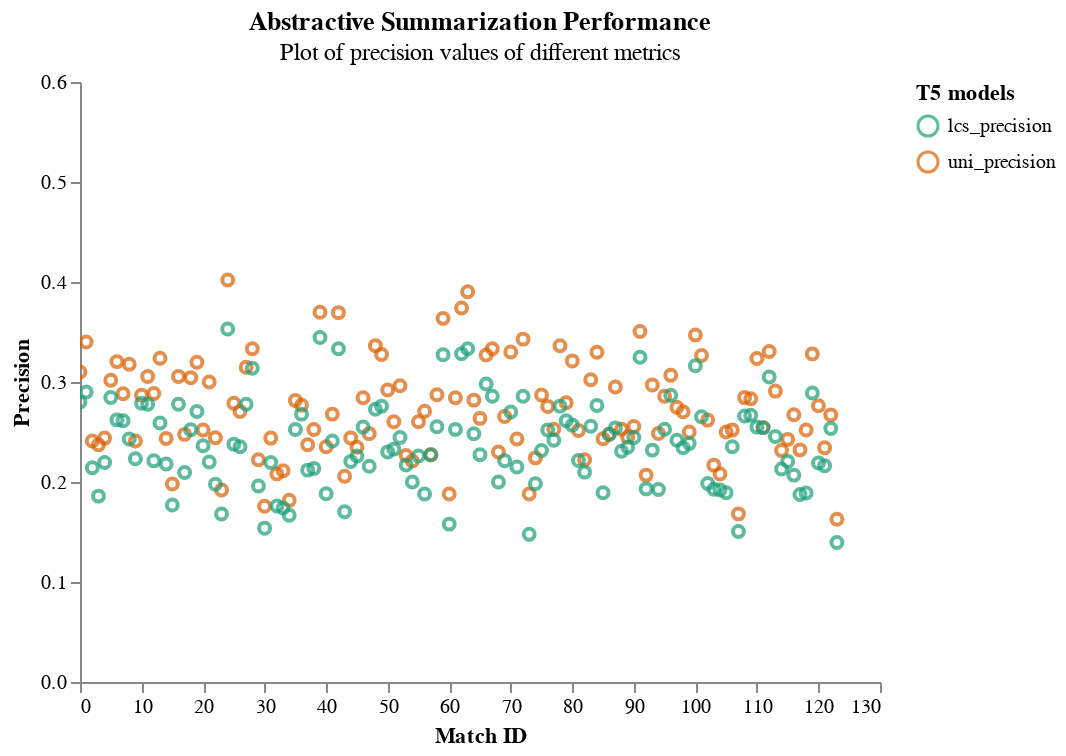

The notebook cell this image was saved under:
### Code cell
click = alt.selection_multi(encodings=['color'])
timeunit='date'

fig4 = (
        alt.Chart(rouge_abstrac_df1)
        .mark_point(width=1)
        .encode(
            x = alt.X("match_id", title="Match ID"),
            y=alt.Y("score_type", title="Precision",scale=alt.Scale(domain=[0, 0.6])),
            color = alt.Color("variable", scale = alt.Scale(scheme = 'dark2'),title = "T5 models"),
            tooltip=[alt.Tooltip('variable')]
        )
    ).properties(width=alt.Step(30),title={
      "text": ["Abstractive Summarization Performance"], 
      "subtitle": ["Plot of precision values of different metrics"]
    },).interactive()





fig4 = alt.layer(
    fig4
).configure_axis(
    grid=False
).configure_view(
    strokeWidth=0
)
#fig4.save("plots/fig4.html")
fig4

### Figure 1 — Vega-Lite specification as saved in the notebook (floating-point values rounded to 4 significant figures; data arrays with more than 128 entries replaced by an {"elided": "..."} marker saying what was removed)
{"config": {"view": {"continuousWidth": 400, "continuousHeight": 300, "strokeWidth": 0}, "axis": {"grid": false}}, "layer": [{"mark": {"type": "point", "width": 1}, "encoding": {"color": {"type": "nominal", "field": "variable", "scale": {"scheme": "dark2"}, "title": "T5 models"}, "tooltip": [{"type": "nominal", "field": "variable"}], "x": {"type": "quantitative", "field": "match_id", "title": "Match ID"}, "y": {"type": "quantitative", "field": "score_type", "scale": {"domain": [0, 0.6]}, "title": "Precision"}}, "selection": {"selector045": {"type": "interval", "bind": "scales", "encodings": ["x", "y"]}}, "title": {"text": ["Abstractive Summarization Performance"], "subtitle": ["Plot of precision values of different metrics"]}, "width": {"step": 30}}], "data": {"name": "data-f4860b9edb10ee49035963b761283465"}, "$schema": "https://vega.github.io/schema/vega-lite/v4.8.1.json", "datasets": {"data-f4860b9edb10ee49035963b761283465": {"elided": "248 records"}}}
